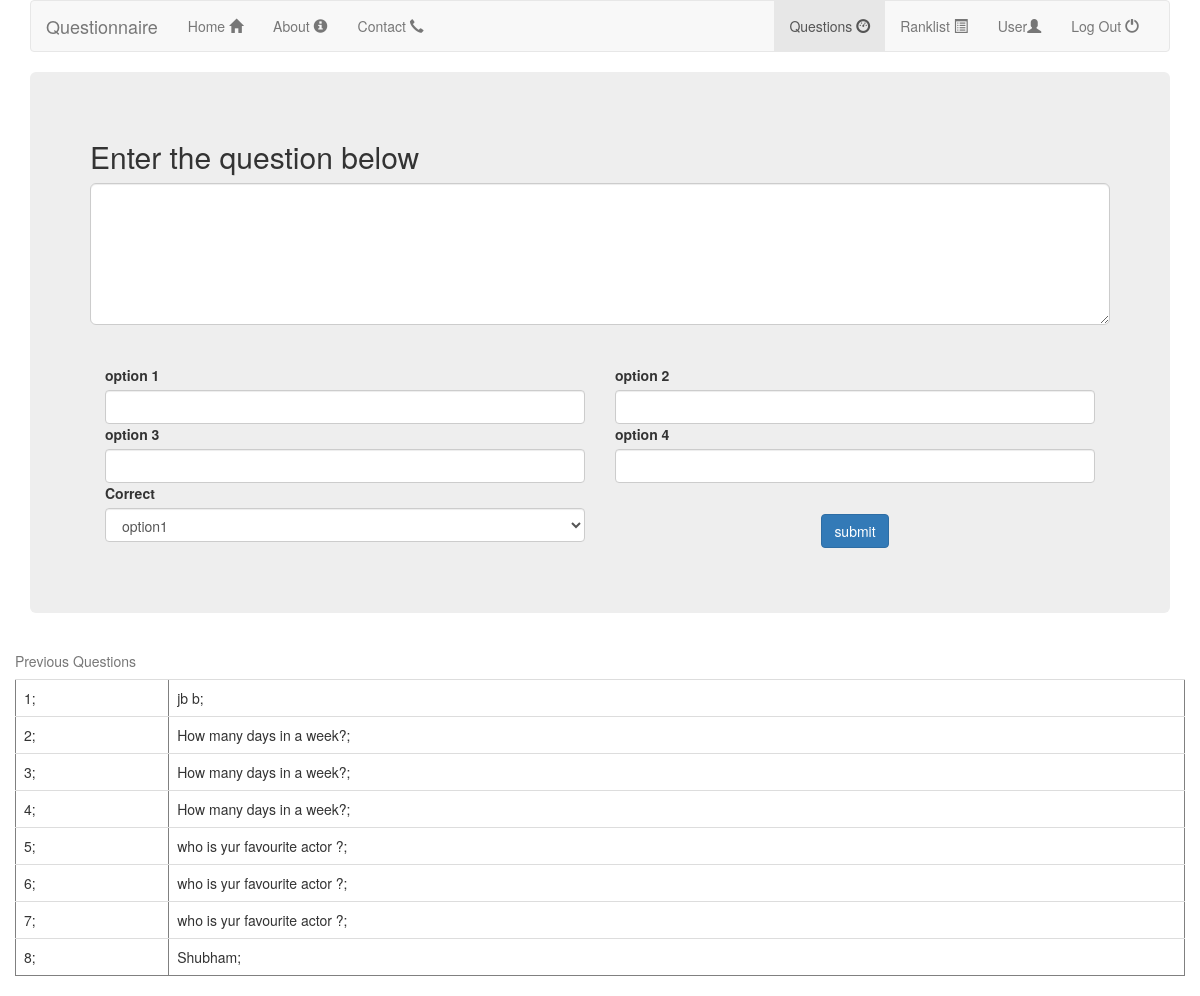
Page /admin/addquestion.php on the committed database.
### tables this page shows
CREATE TABLE IF NOT EXISTS `question` (
  `id` int(11) NOT NULL AUTO_INCREMENT,
  `question` varchar(1000) NOT NULL,
  `opt1` varchar(1000) NOT NULL,
  `opt2` varchar(1000) NOT NULL,
  `opt3` varchar(1000) NOT NULL,
  `opt4` varchar(1000) NOT NULL,
  `optcr` varchar(1000) NOT NULL,
  PRIMARY KEY (`id`)
);

### admin/addquestion.php (the view, shortened to what this page needs)
<!DOCTYPE html>
<html lang="en"><head><meta http-equiv="Content-Type" content="text/html; charset=UTF-8">
    <link href="../css/bootstrap.min.css" rel="stylesheet">
  </head>
  <body>
    <div class="container">
      <nav class="navbar navbar-default">
        <div class="container-fluid">
          <div class="navbar-header">
            <a class="navbar-brand" href="../home.php">Questionnaire</a>
          </div>
          <div id="navbar" class="navbar-collapse collapse">
            <ul class="nav navbar-nav">
              <li><a href="../home.php">Home <span class="glyphicon glyphicon-home"></a></li>
              <li><a href="#">About <span class="glyphicon glyphicon-info-sign"></span></a></li>
              <li><a href="#">Contact <span class="glyphicon glyphicon-earphone"></span></a></li>
            </ul>
            <ul class="nav navbar-nav navbar-right">
              <li class="active"><a href="./index_files/index.html">Questions <span class="glyphicon glyphicon-dashboard"><span class="sr-only">(current)</span></a></li>
              <li><a href="../ranklist.php">Ranklist <span class="glyphicon glyphicon-list-alt"></span></a></li>
              <li><a href="../user.php">User<span class="glyphicon glyphicon-user"></span></a></li>
			  <li><a href="../logout.php">Log Out <span class="glyphicon glyphicon-off"></span></a></li>
            </ul>
          </div>
        </div>
      </nav>
      <div class="jumbotron">
        <h2>Enter the question below</h2>
        <form class="form" action="" method="post">
          <textarea class="textarea form-control input-lg" rows="5" name="que"></textarea><br/><br/>
          <div class="rows">
            <div class="col-lg-6">
              <label>option 1</label> <input type="text" class="form-control" name="opt1">
            </div>
            <div class="col-lg-6">
              <label>option 2</label> <input type="text" class="form-control" name="opt2"></label>
            </div>
          </div>
		  <br/><br/>
        <div class="rows">
            <div class="col-lg-6">
              <label>option 3</label> <input type="text" class="form-control" name="opt3">
            </div>
            <div class="col-lg-6">
              <label >option 4 </label><input type="text" class="form-control" name="opt4">
            </div>
        </div>
        <br/>
		<div class="col-md-6">
			<label>Correct</label>
			<select class="select form-control" data-width="100%" name="optcr">
			<option value="opt1">option1</option>
			</select>
		</div>
        <div class="col-md-6"></div>
		<div class="col-md-6"></div>
		<div class="col-md-6"></div>
			<h1 align="center"><input type="submit" class="submit btn btn-primary"  name="submit" value="submit" /></h1>
		</form>
      </div>
	  <div class="row" >
		<?php
		echo "
		<table class=\"table\" border=\"1\">
		<caption align=\"top\">Previous Questions</caption>
		";
		$result=mysql_query("select * from question");
		while($row=mysql_fetch_array($result))
		{
			echo "
			<tr>
			<td>
			 ".$row['id'].";
			</td>
			<td>
		     ".$row['question'].";
			</td>
			</tr>
			";
		}
		echo "
		</table>
		";
		?>
	</div>
    </div>
</body></html>

### rows in the picture
question: id "1", question "jb b"
question: id "2", question "How many days in a week?"
question: id "3", question "How many days in a week?"
question: id "4", question "How many days in a week?"
question: id "5", question "who is yur favourite actor ?"
question: id "6", question "who is yur favourite actor ?"
question: id "7", question "who is yur favourite actor ?"
question: id "8", question "Shubham"
